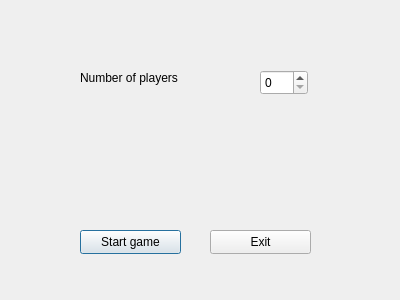
<?xml version="1.0" encoding="UTF-8"?>
<ui version="4.0">
 <class>Dialog</class>
 <widget class="QDialog" name="Dialog">
  <property name="geometry">
   <rect>
    <x>0</x>
    <y>0</y>
    <width>400</width>
    <height>300</height>
   </rect>
  </property>
  <property name="windowTitle">
   <string>Dialog</string>
  </property>
  <widget class="QLabel" name="label">
   <property name="geometry">
    <rect>
     <x>80</x>
     <y>70</y>
     <width>131</width>
     <height>16</height>
    </rect>
   </property>
   <property name="text">
    <string>Number of players</string>
   </property>
  </widget>
  <widget class="QSpinBox" name="spinBox">
   <property name="geometry">
    <rect>
     <x>260</x>
     <y>70</y>
     <width>48</width>
     <height>25</height>
    </rect>
   </property>
  </widget>
  <widget class="QPushButton" name="startButton">
   <property name="geometry">
    <rect>
     <x>80</x>
     <y>230</y>
     <width>101</width>
     <height>24</height>
    </rect>
   </property>
   <property name="text">
    <string>Start game</string>
   </property>
  </widget>
  <widget class="QPushButton" name="exitButton">
   <property name="geometry">
    <rect>
     <x>210</x>
     <y>230</y>
     <width>101</width>
     <height>24</height>
    </rect>
   </property>
   <property name="text">
    <string>Exit</string>
   </property>
  </widget>
 </widget>
 <resources/>
 <connections/>
</ui>
